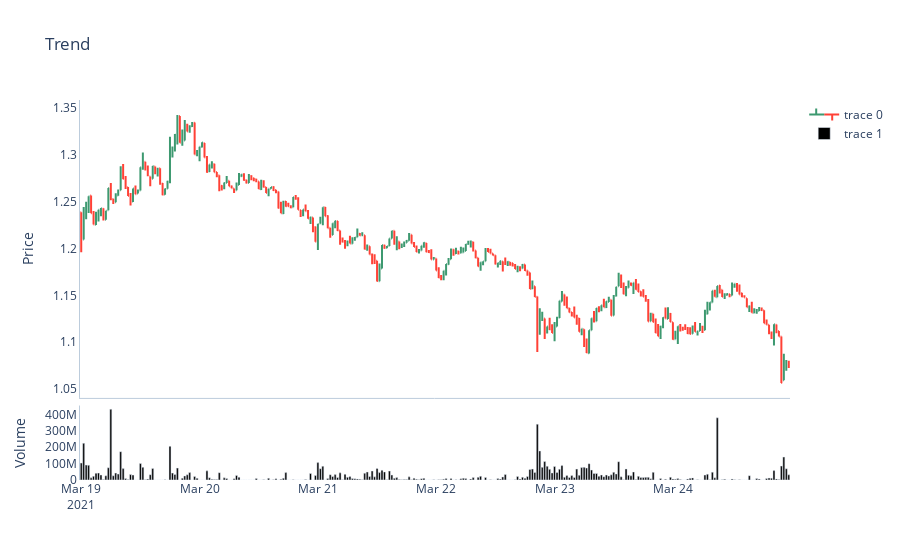

The notebook cell saved with this chart:
### Code cell
fig = make_subplots(rows=2, cols=1, row_heights=[0.8, 0.2],shared_xaxes=True,
                    vertical_spacing=0.02)

fig.add_trace(go.Ohlc(x=fin_data.index,
        open=fin_data['Open'],
        high=fin_data['High'],
        low=fin_data['Low'],
        close=fin_data['Close']), row = 1, col = 1)

fig.add_trace(go.Bar(x=fin_data.index, y=fin_data["Volume"], marker_color = "black" ), row = 2, col = 1)    
fig.update(layout_xaxis_rangeslider_visible=False)

fig.update_layout(
    title="Trend",
    plot_bgcolor="#FFFFFF",
    hovermode="x",
    hoverdistance=100, # Distance to show hover label of data point
    spikedistance=-1, # Distance to show spike
    xaxis=dict(
#         title="time",
        linecolor="#BCCCDC",
#         showspikes=True, # Show spike line for X-axis
        # Format spike
        spikethickness=2,
        spikedash="dot",
        spikecolor="#999999",
        spikemode="toaxis+across",
    ),
    yaxis=dict(
        title="Price",
        linecolor="#BCCCDC"
    ),
    yaxis2=dict(
        title="Volume",
        linecolor="#BCCCDC"
    )
)
fig.show()

### Figure 1 — Plotly figure (JSON) as saved in the notebook; plotly's stock layout.template omitted (floating-point values rounded to 4 significant figures; data arrays with more than 128 entries replaced by an {"elided": "..."} marker saying what was removed)
{"data": [{"close": {"elided": "288 float values"}, "high": {"elided": "288 float values"}, "low": {"elided": "288 float values"}, "open": {"elided": "288 float values"}, "type": "ohlc", "x": {"elided": "288 str values"}, "xaxis": "x", "yaxis": "y"}, {"marker": {"color": "black"}, "type": "bar", "x": {"elided": "288 str values"}, "xaxis": "x2", "y": {"elided": "288 int values"}, "yaxis": "y2"}], "layout": {"hoverdistance": 100, "hovermode": "x", "plot_bgcolor": "#FFFFFF", "spikedistance": -1, "title": {"text": "Trend"}, "xaxis": {"anchor": "y", "domain": [0, 1], "linecolor": "#BCCCDC", "matches": "x2", "rangeslider": {"visible": false}, "showticklabels": false, "spikecolor": "#999999", "spikedash": "dot", "spikemode": "toaxis+across", "spikethickness": 2}, "xaxis2": {"anchor": "y2", "domain": [0, 1]}, "yaxis": {"anchor": "x", "domain": [0.216, 1], "linecolor": "#BCCCDC", "title": {"text": "Price"}}, "yaxis2": {"anchor": "x2", "domain": [0, 0.196], "linecolor": "#BCCCDC", "title": {"text": "Volume"}}}}
